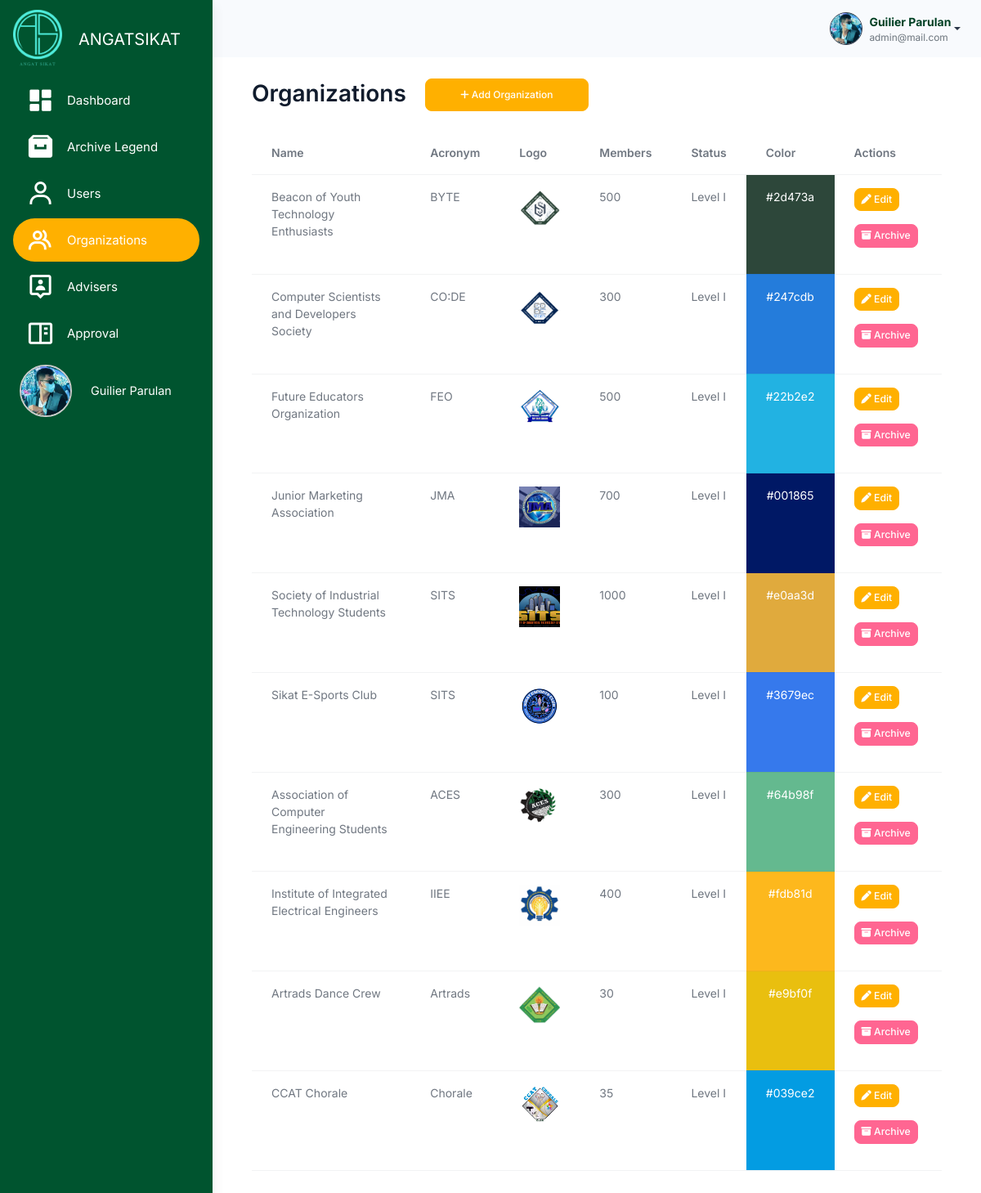
Screenshot of /src/organization_management/organizations.php (signed in) with the database file from the repository.
### tables this page shows
CREATE TABLE `users` (
  `user_id` int(11) NOT NULL,
  `username` varchar(100) NOT NULL,
  `password` varchar(255) NOT NULL,
  `profile_picture` varchar(255) NOT NULL,
  `first_name` varchar(255) NOT NULL,
  `last_name` varchar(255) NOT NULL,
  `email` varchar(100) NOT NULL,
  `role` enum('admin','officer','member') NOT NULL,
  `organization_id` int(11) DEFAULT NULL,
  `archived` tinyint(1) DEFAULT 0,
  `created_at` timestamp NOT NULL DEFAULT current_timestamp(),
  `position` enum('President','Treasurer') NOT NULL,
  `failed_attempts` int(11) DEFAULT 0,
  `is_locked` tinyint(1) DEFAULT 0,
  `last_failed_attempt` datetime DEFAULT NULL
);

CREATE TABLE `organizations` (
  `organization_id` int(11) NOT NULL,
  `organization_name` varchar(255) NOT NULL,
  `acronym` varchar(100) NOT NULL,
  `organization_logo` varchar(255) DEFAULT NULL,
  `organization_members` int(11) NOT NULL DEFAULT 0,
  `organization_status` enum('Probationary','Level I','Level II') NOT NULL DEFAULT 'Probationary',
  `organization_color` varchar(7) DEFAULT NULL,
  `archived` tinyint(1) DEFAULT 0,
  `created_at` timestamp NOT NULL DEFAULT current_timestamp(),
  `balance` decimal(15,2) DEFAULT 0.00,
  `beginning_balance` decimal(15,2) DEFAULT 0.00,
  `income` decimal(15,2) DEFAULT 0.00,
  `expense` decimal(15,2) DEFAULT 0.00,
  `cash_on_bank` decimal(15,2) DEFAULT 0.00,
  `cash_on_hand` decimal(15,2) DEFAULT 0.00
);

### src/user_query.php (called while the page is built, shortened)
<?php
$user_id = $_SESSION['user_id'];
$user_query = "SELECT * FROM users WHERE user_id = '$user_id'";
$user_result = mysqli_query($conn, $user_query);
if ($user_result && mysqli_num_rows($user_result) > 0) {
    $user = mysqli_fetch_assoc($user_result);
    $firstname = $user['first_name'];
    $lastname = $user['last_name'];
    $fullname = $firstname . ' ' . $lastname;
    $email = $user['email'];
    $profile_picture = $user['profile_picture'];
} else {
    echo "Error fetching user data: " . mysqli_error($conn);
    exit();
}
?>

### src/organization_management/organizations.php (the view, shortened to what this page needs)
<?php
include '../connection.php';
include '../user_query.php';
$sql = "SELECT * FROM organizations WHERE archived = 0";
$result = $conn->query($sql);
?>
<!DOCTYPE html>
<html lang="en">
<head>
    <link rel="stylesheet" href="../assets/css/styles.min.css" />
    <link rel="stylesheet" href="../activity_management/css/activities.css" />
    <link href="https://unpkg.com/boxicons@2.1.4/css/boxicons.min.css" rel="stylesheet" />
    <link rel="stylesheet" href="https://cdnjs.cloudflare.com/ajax/libs/font-awesome/6.6.0/css/all.min.css">
    <link rel="stylesheet" href="https://cdn.datatables.net/2.1.7/css/dataTables.bootstrap.min.css" />
</head>
<body>
     <div class="page-wrapper" id="main-wrapper" data-layout="vertical" data-navbarbg="skin6" data-sidebartype="full"
        data-sidebar-position="fixed" data-header-position="fixed">
        <aside class="left-sidebar" id="sidebar">
            <div>
                <div class="brand-logo d-flex align-items-center justify-content-between">
                    <a class="text-nowrap logo-img">
                        <img src="../assets/images/logos/neon_sikat.png" alt="Angat Sikat Logo" class="logo contain"
                            style="width: 60px; height: auto;" />
                    </a>
                    <span class="logo-text">ANGATSIKAT</span>
                </div>
                <nav class="sidebar-nav scroll-sidebar" data-simplebar="">
                    <ul id="sidebarnav">
                        <li class="sidebar-item">
                            <a class="sidebar-link" href="../dashboard/admin_dashboard.php" aria-expanded="false">
                                <i class="bx bxs-dashboard" style="color: #fff; font-size: 35px;"></i>
                                <span class="hide-menu">Dashboard</span>
                            </a>
                        </li>
                        <li class="sidebar-item">
                            <a class="sidebar-link" href="../archive/archive_legend.php" aria-expanded="false">
                                <i class="bx bxs-archive" style="color: #fff; font-size: 35px;"></i>
                                <span class="hide-menu">Archive Legend</span>
                            </a>
                        </li>
                        <li class="sidebar-item">
                            <a class="sidebar-link" href="../user_management/users.php" aria-expanded="false"
                                data-tooltip="Users">
                                <i class="bx bx-user" style="color: #fff; font-size: 35px;"></i>
                                <span class="hide-menu">Users</span>
                            </a>
                        </li>
                        <li class="sidebar-item">
                            <a class="sidebar-link" href="../organization_management/organizations.php" aria-expanded="false"
                                data-tooltip="Organizations">
                                <i class="bx bx-group" style="color: #fff; font-size: 35px;"></i>
                                <span class="hide-menu">Organizations</span>
                            </a>
                        </li>
                        <li class="sidebar-item">
                            <a class="sidebar-link" href="../adviser_management/advisers.php" aria-expanded="false"
                                data-tooltip="Events">
                                <i class="bx bx-user-pin" style="color: #fff; font-size: 35px;"></i>
                                <span class="hide-menu">Advisers</span>
                            </a>
                        </li>
                        <li class="sidebar-item">
                            <a class="sidebar-link" href="../budget_management/admin_budget_approval_table.php" aria-expanded="false"
                                data-tooltip="Events">
                                <i class="bx bx-book-content" style="color: #fff; font-size: 35px;"></i>
                                <span class="hide-menu">Approval</span>
                            </a>
                        </li>
                        <li class="sidebar-item profile-container">
                            <a class="sidebar-link" href="../user/admin_profile.php" aria-expanded="false"
                                data-tooltip="Profile" style="display: flex; align-items: center; padding: 0.5rem;">
                                <div class="profile-pic-border"
                                    style="height: 4rem; width: 4rem; display: flex; justify-content: center; align-items: center; overflow: hidden; border-radius: 50%; border: 2px solid #ccc;">
                                    <img src="<?php echo !empty($profile_picture) ? '../user/' . htmlspecialchars($profile_picture) : '../user/uploads/default.png'; ?>"
                                        alt="Profile Picture" class="profile-pic"
                                        style="height: 100%; width: 100%; object-fit: cover;" />
                                </div>
                                <span class="profile-name" style="margin-left: 0.5rem; font-size: 0.9rem;">
                                    <?php echo htmlspecialchars($user['first_name']) . ' ' . htmlspecialchars($user['last_name']); ?>
                                </span>
                            </a>
                        </li>
                    </ul>
                </nav>
            </div>
        </aside>
        <div class="body-wrapper">
            <header class="app-header">
                <nav class="navbar navbar-expand-lg navbar-light">
                    <div class="navbar-collapse justify-content-end px-0" id="navbarNav">
                        <ul class="navbar-nav flex-row ms-auto align-items-center justify-content-end">
                            <li class="nav-item dropdown">
                                <div class="dropdown">
                                    <a href="#" class="dropdown-toggle d-flex align-items-center"
                                        data-bs-toggle="dropdown" aria-expanded="false" style="text-decoration: none;">
                                        <img class="border border-dark rounded-circle"
                                            src="<?php echo !empty($profile_picture) ? '../user/' . $profile_picture : '../user/uploads/default.png'; ?>"
                                            alt="Profile"
                                            style="width: 40px; height: 40px; margin-left: 10px; object-fit: cover;">
                                        <div class="d-flex flex-column align-items-start ms-2">
                                            <span style="font-weight: bold; color: #004024;">
                                                <?php echo htmlspecialchars($fullname); ?>
                                            </span>
                                            <span style="font-size: 0.85em; color: #6c757d;">
                                                <?php echo htmlspecialchars($email); ?>
                                            </span>
                                        </div>
                                    </a>
                                </div>
                            </li>
                        </ul>
                    </div>
                </nav>
            </header>
    <div class="container mt-5 p-5">
        <h2 class="mb-4">Organizations
            <button class="btn btn-primary ms-3" data-bs-toggle="modal" data-bs-target="#addOrganizationModal"
                style="height: 40px; width: 200px; border-radius: 8px; font-size: 12px;">
                <i class="fa-solid fa-plus"></i> Add Organization
            </button>
        </h2>
        <table id="organizationsTable" class="table">
        <thead>
            <tr>
                <th>Name</th>
                <th>Acronym</th>
                <th>Logo</th>
                <th>Members</th>
                <th>Status</th>
                <th>Color</th>
                <th>Actions</th>
            </tr>
        </thead>
        <tbody>
        <?php
        if ($result->num_rows > 0) {
            while($row = $result->fetch_assoc()) {
                $organization_logo = $row['organization_logo'];
                $logo_path = !empty($organization_logo) && file_exists('uploads/' . $organization_logo)
                            ? 'uploads/' . $organization_logo
                            : 'uploads/default_logo.png';
                $organization_color = !empty($row['organization_color']) ? $row['organization_color'] : '#FFFFFF';
                echo "<tr>
                        <td>{$row['organization_name']}</td>
                        <td>{$row['acronym']}</td>
                        <td><img src='$logo_path' alt='Logo' style='width: 50px; height: 50px; object-fit: cover;'></td>
                        <td>{$row['organization_members']}</td>
                        <td>{$row['organization_status']}</td>
                        <td style='background-color: {$organization_color}; color: white; text-align: center;'>
                            {$organization_color}
                        </td>
                        <td>
                            <button class='btn btn-primary btn-sm edit-btn mb-3'
                                    data-bs-toggle='modal'
                                    data-bs-target='#editOrganizationModal'
                                    data-id='{$row['organization_id']}'>
                                <i class='fa-solid fa-pen'></i> Edit
                            </button>
                            <button class='btn btn-danger btn-sm archive-btn mb-3'
                                    data-id='{$row['organization_id']}'>
                                <i class='fa-solid fa-box-archive'></i> Archive
                            </button>
                        </td>
                    </tr>";
            }
        } else {
            echo "<tr><td colspan='6' class='text-center'>No organizations found</td></tr>";
        }
        ?>
        </tbody>
    </table>
    </div>
    </div>
    </div>
</body>
</html>

### src/activity_management/css/activities.css (style rules this page uses)
:root { --bs-font-sans-serif: "Inter", sans-serif; --bs-primary: #ffb000; --bs-secondary: #6c757d; --bs-danger: #ff6692; --bs-body-font-size: 0.875rem; --bs-body-font-weight: 400; --bs-body-line-height: 1.5; --bs-body-color: #111c2d99; --bs-body-bg: #fff; --bs-border-color: #e4ebf0; --bs-heading-color: #111c2d; --bs-border-radius: 7px; --bs-gutter-x: 24px; --bs-btn-font-size: 0.875rem; --bs-card-spacer-y: 30px; --bs-card-spacer-x: 30px; --bs-card-border-width: 0px; --bs-success-rgb: 19,222,185; --bs-primary-rgb: 255, 176, 0; --bs-light-rgb: 246,249,252; --bs-dark-rgb: 42,53,71; }
.container { padding-top: 20px; background-color: #fff; border-radius: 10px; box-shadow: 0 4px 8px rgba(0, 0, 0, 0.1); }
table { table-layout: auto; max-width: 100%; height: auto; border-collapse: collapse; }
.btn-primary { background-color: #ffb000; border-color: #ffb000; }

### src/organization_management/organizations.php (style rules this page uses)
#sidebar>div>div>span { color: #fff; font-size: 20px; position: absolute; margin-left: 80px; }
#sidebarnav>li>a>span { color: #fff; }
.sidebar-link { position: relative; cursor: pointer; }
.sidebar-link.active { background-color: #FFB000; }
.scroll-sidebar { overflow: auto; }
.scroll-sidebar { -ms-overflow-style: none; scrollbar-width: none; }
.body-wrapper { height: 100vh; overflow-x: hidden; overflow-y: auto; background-color: white; }

### rows the page displays
users: profile_picture (picture), first_name "Guilier", last_name "Parulan", fullname "Guilier Parulan", email "admin@mail.com"
organizations: organization_name "Beacon of Youth Technology Enthusiasts", acronym "BYTE", organization_logo (picture), organization_members "500", organization_status "Level I", organization_color "#2d473a"
organizations: organization_name "Computer Scientists and Developers Society", acronym "CO:DE", organization_logo (picture), organization_members "300", organization_status "Level I", organization_color "#247cdb"
organizations: organization_name "Future Educators Organization", acronym "FEO", organization_logo (picture), organization_members "500", organization_status "Level I", organization_color "#22b2e2"
organizations: organization_name "Junior Marketing Association", acronym "JMA", organization_logo (picture), organization_members "700", organization_status "Level I", organization_color "#001865"
organizations: organization_name "Society of Industrial Technology Students", acronym "SITS", organization_logo (picture), organization_members "1000", organization_status "Level I", organization_color "#e0aa3d"
organizations: organization_name "Sikat E-Sports Club", acronym "SITS", organization_logo (picture), organization_members "100", organization_status "Level I", organization_color "#3679ec"
organizations: organization_name "Association of Computer Engineering Students", acronym "ACES", organization_logo (picture), organization_members "300", organization_status "Level I", organization_color "#64b98f"
organizations: organization_name "Institute of Integrated Electrical Engineers", acronym "IIEE", organization_logo (picture), organization_members "400", organization_status "Level I", organization_color "#fdb81d"
organizations: organization_name "Artrads Dance Crew", acronym "Artrads", shows a picture, organization_members "30", organization_status "Level I", organization_color "#e9bf0f"
organizations: organization_name "CCAT Chorale", acronym "Chorale", organization_logo (picture), organization_members "35", organization_status "Level I", organization_color "#039ce2"
